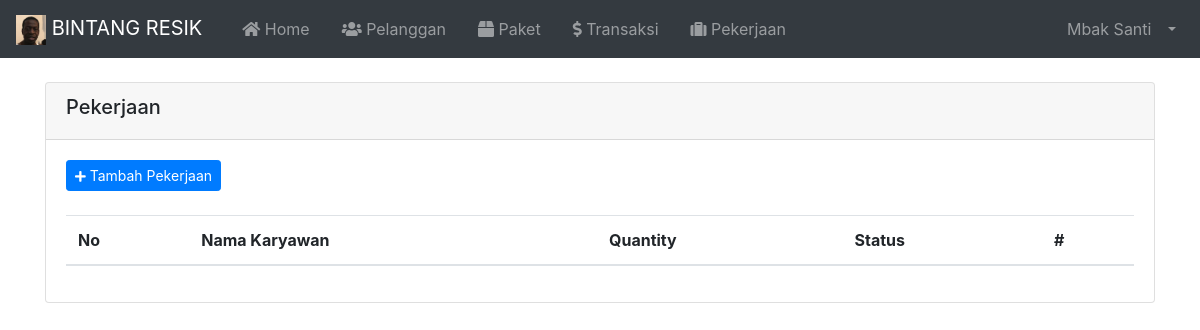
The page /index.php?page=Pekerjaan (signed in) on the database as committed earlier.
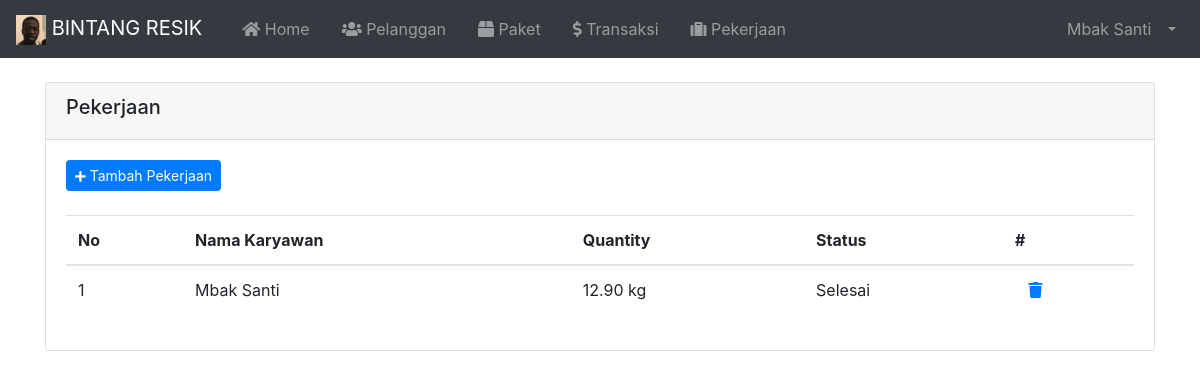
The same page on the database as committed later.
### tables this page shows
CREATE TABLE `tbl_pekerjaan` (
  `id` int(11) NOT NULL,
  `karyawan` int(11) NOT NULL,
  `transaksi` varchar(10) NOT NULL,
  `status` enum('Selesai','Belum Selesai','Selesai Separuh') NOT NULL
);

CREATE TABLE `tbl_karyawan` (
  `id` int(11) NOT NULL,
  `nama` varchar(100) NOT NULL,
  `username` varchar(30) NOT NULL,
  `password` varchar(255) NOT NULL,
  `email` varchar(255) NOT NULL,
  `no_hp` varchar(20) NOT NULL,
  `alamat` varchar(100) NOT NULL,
  `catatan` varchar(255) NOT NULL,
  `image` varchar(255) NOT NULL,
  `role` varchar(20) NOT NULL
);

CREATE TABLE `tbl_transaksi` (
  `id` varchar(10) NOT NULL,
  `tanggal` varchar(20) NOT NULL,
  `id_pelanggan` varchar(10) NOT NULL,
  `kd_paket` varchar(10) NOT NULL,
  `qty` decimal(5,2) NOT NULL,
  `biaya` int(11) NOT NULL,
  `bayar` int(11) NOT NULL,
  `kembalian` int(11) NOT NULL
);

### index.php (called while the page is built, shortened)
<?php
  require 'load/config.php';
  require 'load/function.php';
?>
<?php require_once 'header.php'; ?>
<?php require 'content.php'; ?>
<?php require_once 'footer.php'; ?>

### load/function.php (called while the page is built, shortened)
<?php
  require 'config.php';
  function viewDatas( $query ) {
    global $koneksi;
    $result = mysqli_query($koneksi, $query);
    $rows = [];
      while ($row = mysqli_fetch_assoc($result)) {
        $rows[] = $row;
      }
    return $rows;
  }
?>

### page/pekerjaan/pekerjaan.php (the view, shortened to what this page needs)
<?php
  $query = "SELECT tbl_pekerjaan.id, tbl_karyawan.nama, tbl_transaksi.qty, tbl_pekerjaan.status
            FROM tbl_pekerjaan
            INNER JOIN tbl_karyawan
            ON tbl_pekerjaan.karyawan = tbl_karyawan.id
            INNER JOIN tbl_transaksi
            ON tbl_pekerjaan.transaksi = tbl_transaksi.id"
?>
<div class="container">
  <div class="card mt-4 mb-4">
    <div class="card-header">
      <h5>Pekerjaan</h5>
    </div>
    <div class="card-body">
      <div class="d-flex justify-content-start mb-4">
        <a href="?page=TambahPekerjaan" type="button" class="btn btn-sm btn-primary mr-3"><i class="fas fa-plus fa-sm text-white"></i> Tambah Pekerjaan</a>
      </div>
      <table id="dataTables" class="table table-hover">
        <thead>
          <tr>
            <th>No</th>
            <th>Nama Karyawan</th>
            <th>Quantity</th>
            <th>Status</th>
            <th>#</th>
          </tr>
        </thead>
        <tbody>
          <?php $no = 1; ?>
          <?php $pekerjaan = viewDatas($query); ?>
          <?php foreach($pekerjaan as $data) : ?>
          <tr>
            <td><?= $no++;?></td>
            <td><?= $data['nama']; ?></td>
            <td><?= $data['qty']; ?> kg</td>
            <td><?= $data['status']; ?></td>
            <td>
              <a href="?page=HapusPekerjaan&id=<?php echo $data['id']; ?>"
                onclick="return confirm('Yakin ingin hapus Pekerjaan <?= $data['id']; ?>');">
                <span class="fas fa-trash"></span>
            </td>
          </tr>
          <?php endforeach; ?>
        </tbody>
      </table>
    </div>
  </div>
</div>

Rows that differ between the two databases and show on the page:
added tbl_pekerjaan: karyawan.nama "Mbak Santi", transaksi.qty "12.90", status "Selesai"
